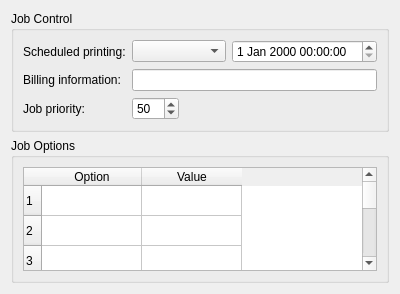
<ui version="4.0" >
 <class>KCupsOptionsJobWidget</class>
 <widget class="QWidget" name="KCupsOptionsJobWidget" >
  <property name="geometry" >
   <rect>
    <x>0</x>
    <y>0</y>
    <width>400</width>
    <height>294</height>
   </rect>
  </property>
  <property name="windowTitle" >
   <string>Job</string>
  </property>
  <layout class="QGridLayout" name="gridLayout_3" >
   <item row="0" column="0" >
    <widget class="QGroupBox" name="jobControlGroupBox" >
     <property name="title" >
      <string>Job Control</string>
     </property>
     <layout class="QGridLayout" name="gridLayout" >
      <item row="0" column="0" >
       <widget class="QLabel" name="jobHoldLabel" >
        <property name="text" >
         <string>Scheduled printing:</string>
        </property>
       </widget>
      </item>
      <item row="0" column="1" colspan="2" >
       <widget class="KComboBox" name="jobHoldComboBox" />
      </item>
      <item row="0" column="3" >
       <widget class="QDateTimeEdit" name="jobHoldTimeEdit" />
      </item>
      <item row="1" column="0" >
       <widget class="QLabel" name="jobBillingLabel" >
        <property name="text" >
         <string>Billing information:</string>
        </property>
       </widget>
      </item>
      <item row="1" column="1" colspan="3" >
       <widget class="KLineEdit" name="jobBillingLineEdit" />
      </item>
      <item row="2" column="0" >
       <widget class="QLabel" name="jobPriorityLabel" >
        <property name="text" >
         <string>Job priority:</string>
        </property>
       </widget>
      </item>
      <item row="2" column="1" >
       <widget class="KIntSpinBox" name="jobPrioritySpinBox" >
        <property name="maximum" >
         <number>100</number>
        </property>
        <property name="value" >
         <number>50</number>
        </property>
       </widget>
      </item>
      <item row="2" column="2" colspan="2" >
       <spacer name="horizontalSpacer" >
        <property name="orientation" >
         <enum>Qt::Horizontal</enum>
        </property>
        <property name="sizeHint" stdset="0" >
         <size>
          <width>180</width>
          <height>20</height>
         </size>
        </property>
       </spacer>
      </item>
      <item row="3" column="1" >
       <spacer name="verticalSpacer" >
        <property name="orientation" >
         <enum>Qt::Vertical</enum>
        </property>
        <property name="sizeHint" stdset="0" >
         <size>
          <width>20</width>
          <height>35</height>
         </size>
        </property>
       </spacer>
      </item>
     </layout>
    </widget>
   </item>
   <item row="1" column="0" >
    <widget class="QGroupBox" name="jobOptionsGroupBox" >
     <property name="title" >
      <string>Job Options</string>
     </property>
     <layout class="QGridLayout" name="gridLayout_2" >
      <item row="0" column="0" >
       <widget class="QTableWidget" name="jobOptionsTable" >
        <property name="rowCount" >
         <number>10</number>
        </property>
        <property name="columnCount" >
         <number>2</number>
        </property>
        <row/>
        <row/>
        <row/>
        <row/>
        <row/>
        <row/>
        <row/>
        <row/>
        <row/>
        <row/>
        <column>
         <property name="text" >
          <string>Option</string>
         </property>
        </column>
        <column>
         <property name="text" >
          <string>Value</string>
         </property>
        </column>
       </widget>
      </item>
      <item row="1" column="0" >
       <spacer name="verticalSpacer_2" >
        <property name="orientation" >
         <enum>Qt::Vertical</enum>
        </property>
        <property name="sizeHint" stdset="0" >
         <size>
          <width>20</width>
          <height>16</height>
         </size>
        </property>
       </spacer>
      </item>
     </layout>
    </widget>
   </item>
   <item row="2" column="0" >
    <spacer name="verticalSpacer_3" >
     <property name="orientation" >
      <enum>Qt::Vertical</enum>
     </property>
     <property name="sizeHint" stdset="0" >
      <size>
       <width>20</width>
       <height>13</height>
      </size>
     </property>
    </spacer>
   </item>
  </layout>
 </widget>
 <customwidgets>
  <customwidget>
   <class>KComboBox</class>
   <extends>QComboBox</extends>
   <header>kcombobox.h</header>
  </customwidget>
  <customwidget>
   <class>KIntSpinBox</class>
   <extends>QSpinBox</extends>
   <header>knuminput.h</header>
  </customwidget>
  <customwidget>
   <class>KLineEdit</class>
   <extends>QLineEdit</extends>
   <header>klineedit.h</header>
  </customwidget>
 </customwidgets>
 <connections/>
</ui>
